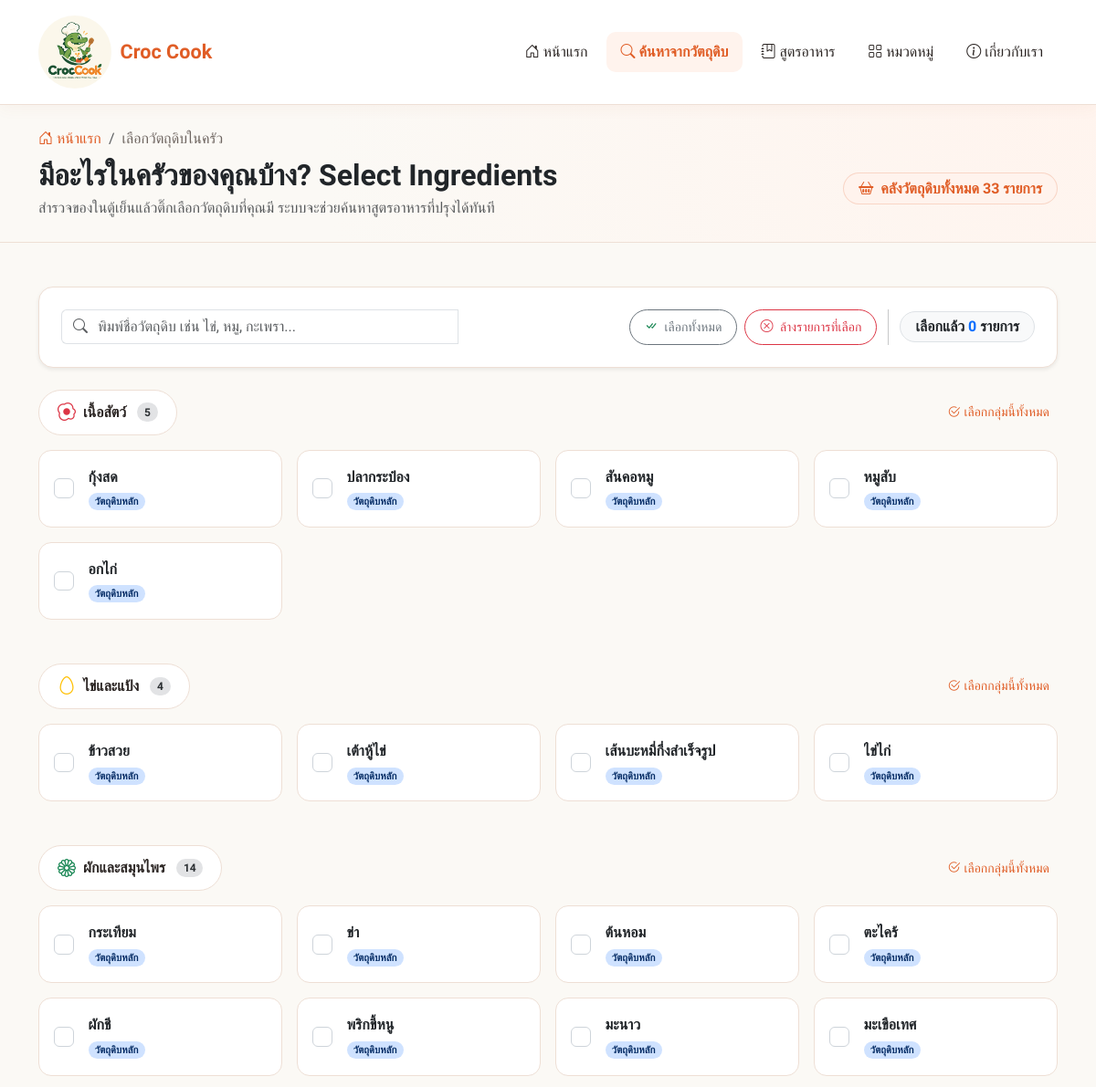
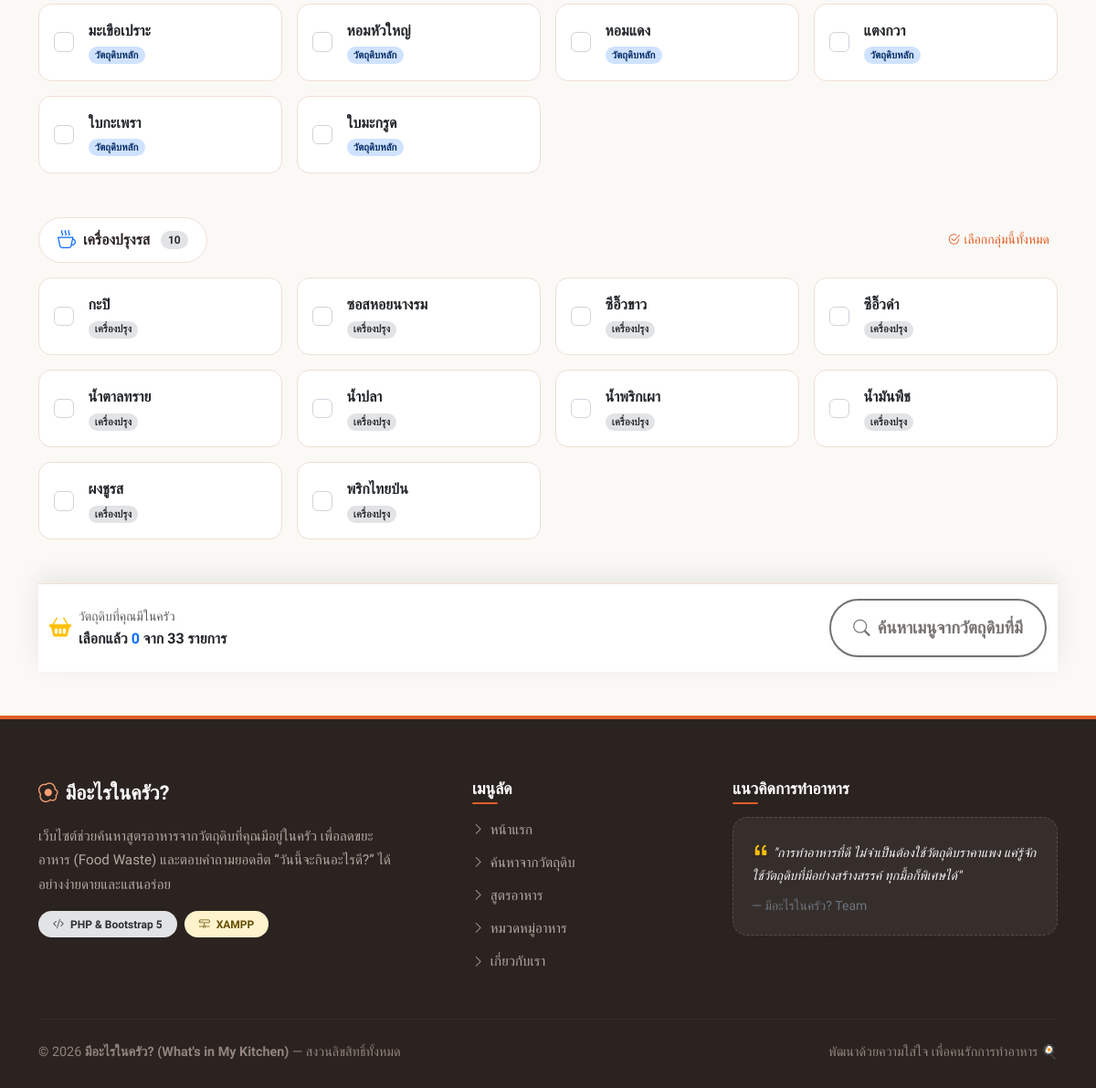
The app's page /ingredients.php with its own data (2 pictures, top to bottom).
### tables this page shows
CREATE TABLE IF NOT EXISTS `ingredients` (
    `id` INT NOT NULL AUTO_INCREMENT,
    `name` VARCHAR(100) NOT NULL COMMENT 'ชื่อวัตถุดิบ เช่น หมูสับ, ไข่ไก่, กะปิ',
    `type` ENUM('main', 'seasoning') NOT NULL DEFAULT 'main' COMMENT 'ประเภทวัตถุดิบ: main = วัตถุดิบหลัก, seasoning = เครื่องปรุงรส',
    `category_group` VARCHAR(50) NOT NULL DEFAULT 'ทั่วไป' COMMENT 'กลุ่มของวัตถุดิบ เช่น เนื้อสัตว์, ผักและสมุนไพร, เครื่องปรุงรส, ไข่และแป้ง',
    `created_at` TIMESTAMP NOT NULL DEFAULT CURRENT_TIMESTAMP COMMENT 'วันเวลาที่สร้าง',
    PRIMARY KEY (`id`),
    UNIQUE KEY `uk_ingredients_name` (`name`)
);

### ingredients.php (the view, shortened to what this page needs)
<?php
require_once __DIR__ . '/includes/db.php';
$groupedIngredients = [];
$totalIngredientsCount = 0;
try {
    $stmt = $pdo->query("
        SELECT id, name, type, category_group
        FROM ingredients
        ORDER BY
            FIELD(category_group, 'เนื้อสัตว์', 'ไข่และแป้ง', 'ผักและสมุนไพร', 'เครื่องปรุงรส', 'ทั่วไป'),
            name ASC
    ");
    $ingredients = $stmt->fetchAll();
    $totalIngredientsCount = count($ingredients);
    foreach ($ingredients as $ing) {
        $group = !empty($ing['category_group']) ? $ing['category_group'] : 'ทั่วไป';
        $groupedIngredients[$group][] = $ing;
    }
} catch (PDOException $e) {
    error_log("Ingredients Page Error: " . $e->getMessage());
    $dbError = "ไม่สามารถเชื่อมต่อฐานข้อมูลได้ในขณะนี้ กรุณาลองใหม่อีกครั้ง";
}
require_once __DIR__ . '/includes/header.php';
?>
<section class="py-4" style="background: radial-gradient(circle at top right, #fff4ee 0%, var(--bg-cream) 70%); border-bottom: 1px solid var(--border-subtle);">
    <div class="container">
        <nav aria-label="breadcrumb" class="mb-2">
            <ol class="breadcrumb mb-0 small">
                <li class="breadcrumb-item">
                    <a href="index.php" class="text-decoration-none" style="color: var(--primary-color);">
                        <i class="bi bi-house-door me-1"></i>หน้าแรก
                    </a>
                </li>
                <li class="breadcrumb-item active" aria-current="page" style="color: var(--text-muted);">
                    เลือกวัตถุดิบในครัว
                </li>
            </ol>
        </nav>
        <div class="row align-items-center">
            <div class="col-lg-8">
                <h1 class="h2 fw-bold text-dark mb-1">
                    มีอะไรในครัวของคุณบ้าง? <span class="title-highlight">Select Ingredients</span>
                </h1>
                <p class="text-muted mb-0">
                    สำรวจของในตู้เย็นแล้วติ๊กเลือกวัตถุดิบที่คุณมี ระบบจะช่วยค้นหาสูตรอาหารที่ปรุงได้ทันที
                </p>
            </div>
            <div class="col-lg-4 text-lg-end mt-3 mt-lg-0">
                <span class="badge rounded-pill px-3 py-2 fs-6 shadow-xs" style="background-color: var(--primary-light); color: var(--primary-color); border: 1px solid rgba(224,93,38,0.2);">
                    <i class="bi bi-basket2 me-1"></i>
                    คลังวัตถุดิบทั้งหมด <strong><?php echo number_format($totalIngredientsCount); ?></strong> รายการ
                </span>
            </div>
        </div>
    </div>
</section>
<section class="py-5" style="background-color: var(--bg-cream); min-height: 550px;">
    <div class="container">
        <form id="ingredientForm" action="find_recipes.php" method="GET">
            <div class="card border-0 shadow-sm rounded-4 p-3 p-md-4 mb-4 bg-white" style="border: 1px solid var(--border-subtle) !important;">
                <div class="row g-3 align-items-center">
                    <div class="col-lg-5 col-md-6">
                        <div class="input-group">
                            <span class="input-group-text bg-white border-end-0 text-muted">
                                <i class="bi bi-search"></i>
                            </span>
                            <input type="text" id="quickSearchInput" class="form-control border-start-0 ps-0" placeholder="พิมพ์ชื่อวัตถุดิบ เช่น ไข่, หมู, กะเพรา..." aria-label="ค้นหาวัตถุดิบ">
                        </div>
                    </div>
                    <div class="col-lg-7 col-md-6 d-flex flex-wrap align-items-center justify-content-md-end gap-2">
                        <button type="button" id="selectAllBtn" class="btn btn-sm btn-outline-secondary rounded-pill px-3 py-2">
                            <i class="bi bi-check-all me-1 text-success"></i> เลือกทั้งหมด
                        </button>
                        <button type="button" id="clearAllBtn" class="btn btn-sm btn-outline-danger rounded-pill px-3 py-2">
                            <i class="bi bi-x-circle me-1"></i> ล้างรายการที่เลือก
                        </button>
                        <span id="selectedCountBadge" class="badge rounded-pill px-3 py-2 text-dark border bg-light fs-6">
                            เลือกแล้ว <strong id="selectedCount" class="text-primary">0</strong> รายการ
                        </span>
                    </div>
                </div>
            </div>
            <?php if (!empty($groupedIngredients)): ?>
                <?php
                $groupIcons = [
                    'เนื้อสัตว์' => 'bi-egg-fried text-danger',
                    'ไข่และแป้ง' => 'bi-egg text-warning',
                    'ผักและสมุนไพร' => 'bi-flower1 text-success',
                    'เครื่องปรุงรส' => 'bi-cup-hot text-primary',
                    'ทั่วไป' => 'bi-basket2 text-secondary',
                ];
                ?>
                <div id="ingredientGroupsContainer">
                    <?php foreach ($groupedIngredients as $groupName => $items): ?>
                        <div class="ingredient-group-section mb-5" data-group="<?php echo htmlspecialchars($groupName); ?>">
                            <div class="d-flex align-items-center justify-content-between mb-3">
                                <div class="category-header-badge shadow-xs">
                                    <i class="bi <?php echo $groupIcons[$groupName] ?? 'bi-basket2 text-secondary'; ?> fs-5"></i>
                                    <span><?php echo htmlspecialchars($groupName); ?></span>
                                    <span class="badge bg-secondary-subtle text-secondary-emphasis rounded-pill ms-1 group-count">
                                        <?php echo count($items); ?>
                                    </span>
                                </div>
                                <button type="button" class="btn btn-sm btn-link text-decoration-none group-select-btn" data-group-name="<?php echo htmlspecialchars($groupName); ?>" style="color: var(--primary-color);">
                                    <i class="bi bi-check2-circle me-1"></i>เลือกกลุ่มนี้ทั้งหมด
                                </button>
                            </div>
                            <div class="row g-3 row-cols-2 row-cols-md-3 row-cols-lg-4">
                                <?php foreach ($items as $item): ?>
                                    <div class="col ingredient-item" data-name="<?php echo htmlspecialchars(mb_strtolower($item['name'])); ?>">
                                        <label class="ingredient-card" for="ing_<?php echo (int) $item['id']; ?>">
                                            <input class="form-check-input ingredient-checkbox me-3 mt-0"
                                                   type="checkbox"
                                                   name="ingredients[]"
                                                   value="<?php echo (int) $item['id']; ?>"
                                                   id="ing_<?php echo (int) $item['id']; ?>"
                                                   data-group="<?php echo htmlspecialchars($groupName); ?>">
                                            <div class="flex-grow-1 overflow-hidden">
                                                <span class="fw-semibold text-dark d-block text-truncate ingredient-label">
                                                    <?php echo htmlspecialchars($item['name']); ?>
                                                </span>
                                                <span class="badge <?php echo ($item['type'] === 'main') ? 'bg-primary-subtle text-primary-emphasis' : 'bg-secondary-subtle text-secondary-emphasis'; ?> rounded-pill" style="font-size: 0.7rem;">
                                                    <?php echo ($item['type'] === 'main') ? 'วัตถุดิบหลัก' : 'เครื่องปรุง'; ?>
                                                </span>
                                            </div>
                                        </label>
                                    </div>
                                <?php endforeach; ?>
                            </div>
                        </div>
                    <?php endforeach; ?>
                </div>
            <?php endif; ?>
            <div class="sticky-bottom-bar">
                <div class="container">
                    <div class="d-flex flex-wrap align-items-center justify-content-between gap-3">
                        <div class="d-flex align-items-center gap-2">
                            <i class="bi bi-basket2-fill fs-4 text-warning"></i>
                            <div>
                                <span class="d-block small text-muted">วัตถุดิบที่คุณมีในครัว</span>
                                <strong class="fs-6 text-dark">
                                    เลือกแล้ว <span id="bottomSelectedCount" class="text-primary">0</span> จาก <?php echo $totalIngredientsCount; ?> รายการ
                                </strong>
                            </div>
                        </div>
                        <div class="d-flex align-items-center gap-2">
                            <button type="submit" id="submitSearchBtn" class="btn btn-kitchen-primary px-4 py-3 rounded-pill d-inline-flex align-items-center gap-2 shadow-sm" disabled>
                                <i class="bi bi-search"></i>
                                <span>ค้นหาเมนูจากวัตถุดิบที่มี</span>
                            </button>
                        </div>
                    </div>
                </div>
            </div>
        </form>
    </div>
</section>
<?php
require_once __DIR__ . '/includes/footer.php';
?>

### assets/css/style.css (style rules this page uses)
:root { --primary-color: #e05d26; --primary-hover: #c44d1c; --primary-light: #fff3ed; --secondary-color: #f7a072; --warm-accent: #f9c74f; --sage-green: #4d9078; --bg-cream: #fbf9f5; --text-dark: #2b2523; --text-muted: #6e6560; --card-bg: #ffffff; --border-subtle: #eedfd5; --shadow-warm: 0 10px 30px rgba(180, 90, 50, 0.08); --shadow-sm: 0 4px 15px rgba(180, 90, 50, 0.05); }
body { font-family: 'Prompt', -apple-system, BlinkMacSystemFont, "Segoe UI", Roboto, sans-serif; background-color: var(--bg-cream); color: var(--text-dark); min-height: 100vh; display: flex; flex-direction: column; line-height: 1.6; }
.btn-kitchen-primary { background-color: var(--primary-color); border: 2px solid var(--primary-color); color: #ffffff; font-weight: 600; padding: 0.85rem 2.25rem; border-radius: 50rem; font-size: 1.15rem; box-shadow: 0 8px 22px rgba(224, 93, 38, 0.3); transition: all 0.3s ease; display: inline-flex; align-items: center; gap: 0.65rem; text-decoration: none; }

### ingredients.php (style rules this page uses)
.ingredient-card { background-color: #ffffff; border: 1.5px solid var(--border-subtle); border-radius: 14px; padding: 1rem; transition: all 0.2s ease; cursor: pointer; user-select: none; height: 100%; display: flex; align-items: center; }
.ingredient-card .form-check-input { width: 1.35rem; height: 1.35rem; cursor: pointer; border-color: #ced4da; border-radius: 6px; }
.category-header-badge { background-color: #ffffff; border: 1px solid var(--border-subtle); color: var(--text-dark); padding: 0.5rem 1.25rem; border-radius: 50rem; display: inline-flex; align-items: center; gap: 0.5rem; font-weight: 600; }
.sticky-bottom-bar { position: sticky; bottom: 0; z-index: 1020; background: rgba(255, 255, 255, 0.95); backdrop-filter: blur(10px); border-top: 1px solid var(--border-subtle); box-shadow: 0 -8px 25px rgba(0, 0, 0, 0.08); padding: 1rem 0; }

### records on screen
ingredients: name "กุ้งสด", type "วัตถุดิบหลัก"
ingredients: name "ปลากระป๋อง", type "วัตถุดิบหลัก"
ingredients: name "สันคอหมู", type "วัตถุดิบหลัก"
ingredients: name "หมูสับ", type "วัตถุดิบหลัก"
ingredients: name "อกไก่", type "วัตถุดิบหลัก"
ingredients: name "ข้าวสวย", type "วัตถุดิบหลัก"
ingredients: name "เต้าหู้ไข่", type "วัตถุดิบหลัก"
ingredients: name "เส้นบะหมี่กึ่งสำเร็จรูป", type "วัตถุดิบหลัก"
ingredients: name "ไข่ไก่", type "วัตถุดิบหลัก"
ingredients: name "กระเทียม", type "วัตถุดิบหลัก"
ingredients: name "ข่า", type "วัตถุดิบหลัก"
ingredients: name "ต้นหอม", type "วัตถุดิบหลัก"
ingredients: name "ตะไคร้", type "วัตถุดิบหลัก"
ingredients: name "ผักชี", type "วัตถุดิบหลัก"
ingredients: name "พริกขี้หนู", type "วัตถุดิบหลัก"
ingredients: name "มะนาว", type "วัตถุดิบหลัก"
ingredients: name "มะเขือเทศ", type "วัตถุดิบหลัก"
ingredients: name "มะเขือเปราะ", type "วัตถุดิบหลัก"
ingredients: name "หอมหัวใหญ่", type "วัตถุดิบหลัก"
ingredients: name "หอมแดง", type "วัตถุดิบหลัก"
ingredients: name "แตงกวา", type "วัตถุดิบหลัก"
ingredients: name "ใบกะเพรา", type "วัตถุดิบหลัก"
ingredients: name "ใบมะกรูด", type "วัตถุดิบหลัก"
ingredients: name "กะปิ", type "เครื่องปรุง"
ingredients: name "ซอสหอยนางรม", type "เครื่องปรุง"
ingredients: name "ซีอิ๊วขาว", type "เครื่องปรุง"
ingredients: name "ซีอิ๊วดำ", type "เครื่องปรุง"
ingredients: name "น้ำตาลทราย", type "เครื่องปรุง"
ingredients: name "น้ำปลา", type "เครื่องปรุง"
ingredients: name "น้ำพริกเผา", type "เครื่องปรุง"
ingredients: name "น้ำมันพืช", type "เครื่องปรุง"
ingredients: name "ผงชูรส", type "เครื่องปรุง"
ingredients: name "พริกไทยป่น", type "เครื่องปรุง"

### other values on screen
$totalIngredientsCount "33"
$groupName "เนื้อสัตว์"
count($items) "5"
$groupName "ไข่และแป้ง"
count($items) "4"
$groupName "ผักและสมุนไพร"
count($items) "14"
$groupName "เครื่องปรุงรส"
count($items) "10"
